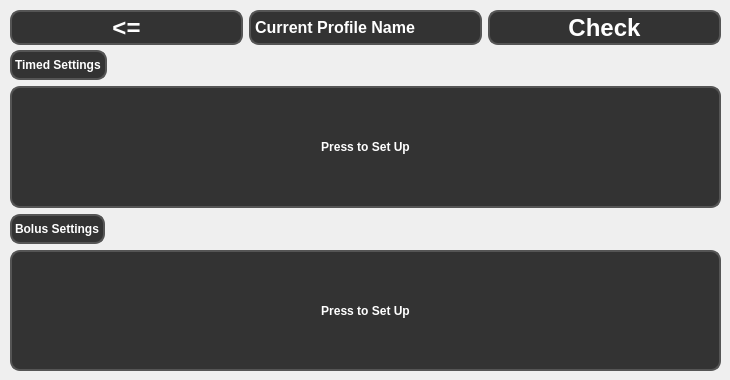
        <widget class="QWidget" name="profileSetUpPage">
         <widget class="QWidget" name="horizontalLayoutWidget_6">
          <property name="geometry">
           <rect>
            <x>10</x>
            <y>10</y>
            <width>711</width>
            <height>35</height>
           </rect>
          </property>
          <layout class="QHBoxLayout" name="horizontalLayout_11">
           <item>
            <widget class="QPushButton" name="backButton_ProfileSetUp">
             <property name="sizePolicy">
              <sizepolicy hsizetype="Minimum" vsizetype="Preferred">
               <horstretch>0</horstretch>
               <verstretch>0</verstretch>
              </sizepolicy>
             </property>
             <property name="minimumSize">
              <size>
               <width>150</width>
               <height>0</height>
              </size>
             </property>
             <property name="styleSheet">
              <string notr="true">QPushButton {
    font: bold 18pt;
    background-color: #333;
    color: white;
    border-radius: 10px;
    border: 2px solid #555;
 }</string>
             </property>
             <property name="text">
              <string>&lt;=</string>
             </property>
            </widget>
           </item>
           <item>
            <widget class="QLabel" name="currProfileNameLabel">
             <property name="styleSheet">
              <string notr="true">QLabel {
    font: bold 12pt;
    background-color: #333;
    color: white;
    border-radius: 10px;
    border: 2px solid #555;
 }</string>
             </property>
             <property name="text">
              <string>Current Profile Name</string>
             </property>
            </widget>
           </item>
           <item>
            <widget class="QPushButton" name="checkButton_TimedBolus">
             <property name="sizePolicy">
              <sizepolicy hsizetype="Minimum" vsizetype="Preferred">
               <horstretch>0</horstretch>
               <verstretch>0</verstretch>
              </sizepolicy>
             </property>
             <property name="styleSheet">
              <string notr="true">QPushButton {
    font: bold 18pt;
    background-color: #333;
    color: white;
    border-radius: 10px;
    border: 2px solid #555;
}</string>
             </property>
             <property name="text">
              <string>Check</string>
             </property>
            </widget>
           </item>
          </layout>
         </widget>
         <widget class="QWidget" name="gridLayoutWidget_2">
          <property name="geometry">
           <rect>
            <x>10</x>
            <y>50</y>
            <width>711</width>
            <height>321</height>
           </rect>
          </property>
          <layout class="QGridLayout" name="gridLayout_2">
           <item row="0" column="0" alignment="Qt::AlignLeft">
            <widget class="QLabel" name="timedSettingsLabel">
             <property name="sizePolicy">
              <sizepolicy hsizetype="Fixed" vsizetype="Fixed">
               <horstretch>0</horstretch>
               <verstretch>0</verstretch>
              </sizepolicy>
             </property>
             <property name="minimumSize">
              <size>
               <width>0</width>
               <height>30</height>
              </size>
             </property>
             <property name="styleSheet">
              <string notr="true">QLabel {
    font: bold;
    background-color: #333;
    color: white;
    border-radius: 10px;
    border: 2px solid #555;
 }</string>
             </property>
             <property name="text">
              <string>Timed Settings</string>
             </property>
            </widget>
           </item>
           <item row="1" column="0">
            <widget class="QPushButton" name="timedSettingsButton">
             <property name="sizePolicy">
              <sizepolicy hsizetype="Minimum" vsizetype="Minimum">
               <horstretch>0</horstretch>
               <verstretch>0</verstretch>
              </sizepolicy>
             </property>
             <property name="minimumSize">
              <size>
               <width>0</width>
               <height>75</height>
              </size>
             </property>
             <property name="styleSheet">
              <string notr="true">QPushButton {
    font: bold;
    background-color: #333;
    color: white;
    border-radius: 10px;
    border: 2px solid #555;
 }</string>
             </property>
             <property name="text">
              <string>Press to Set Up</string>
             </property>
            </widget>
           </item>
           <item row="2" column="0" alignment="Qt::AlignLeft">
            <widget class="QLabel" name="bolusSettingsLabel">
             <property name="sizePolicy">
              <sizepolicy hsizetype="Fixed" vsizetype="Fixed">
               <horstretch>0</horstretch>
               <verstretch>0</verstretch>
              </sizepolicy>
             </property>
             <property name="minimumSize">
              <size>
               <width>0</width>
               <height>30</height>
              </size>
             </property>
             <property name="styleSheet">
              <string notr="true">QLabel {
    font: bold;
    background-color: #333;
    color: white;
    border-radius: 10px;
    border: 2px solid #555;
 }</string>
             </property>
             <property name="text">
              <string>Bolus Settings</string>
             </property>
            </widget>
           </item>
           <item row="3" column="0">
            <widget class="QPushButton" name="bolusSettingsButton">
             <property name="sizePolicy">
              <sizepolicy hsizetype="Minimum" vsizetype="Minimum">
               <horstretch>0</horstretch>
               <verstretch>0</verstretch>
              </sizepolicy>
             </property>
             <property name="minimumSize">
              <size>
               <width>0</width>
               <height>75</height>
              </size>
             </property>
             <property name="styleSheet">
              <string notr="true">QPushButton {
    font: bold;
    background-color: #333;
    color: white;
    border-radius: 10px;
    border: 2px solid #555;
 }</string>
             </property>
             <property name="text">
              <string>Press to Set Up</string>
             </property>
            </widget>
           </item>
          </layout>
         </widget>
        </widget>
